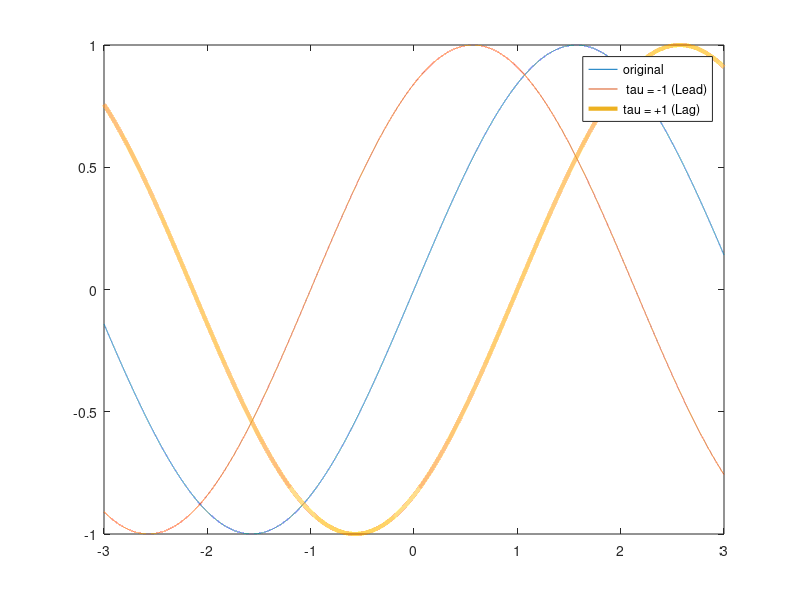

MATLAB code for this plot:
%  clear
%  close all 
% % t = -3:0.00001:3;
% % % f = (6 - t.^2)./(2 + t.^2);
% % % plot(t,f)
% % % f2 = (6 - (0.5*t).^2)./(2 + (0.5*t).^2);
% % % plot(t,f,t,f2)
% % f = sin(1*t);
% % plot(t,f)
% % f2 = sin(2*t);
% % f3 = sin(0.5*t);
% % 
% % f4 = 5.* sin(t);
% % plot(t,f,t,f2,t,f3,t,f4)
% n = -3:1:3;
% x= abs(n);
% x2= abs(2*n);
% x3= abs(0.3*n);
% stem(n,x2,'LineWidth',3)
% hold on
% stem(n, x,'LineWidth',3)
% hold on
% stem(n, x3,'LineWidth',3)
close all
clear all
t = -3:0.0001:3;
y1 = sin(t);
y2 = sin(t + 1);
y3 = sin(t - 1);
plot(t,y1,t,y2,t,y3,'LineWidth',3)
legend('original', ' tau = -1 (Lead)', 'tau = +1 (Lag)')